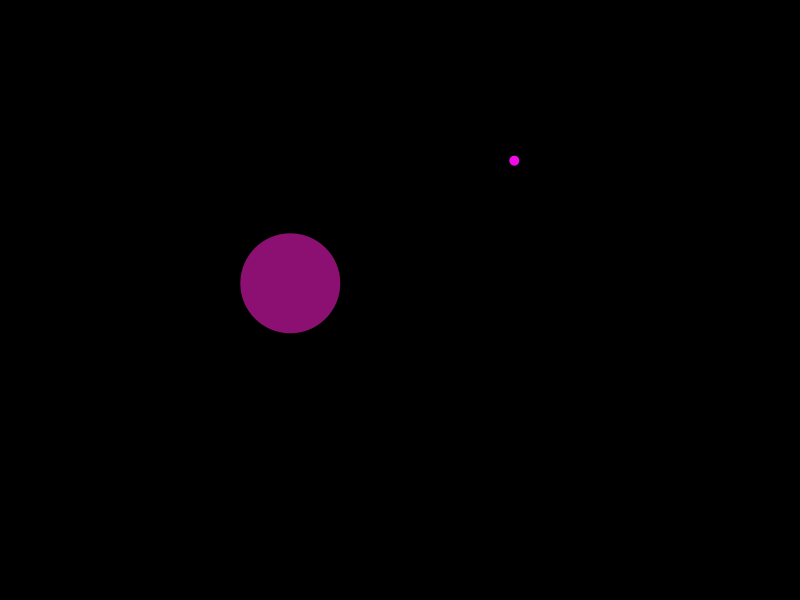
Frame 1 (no input)
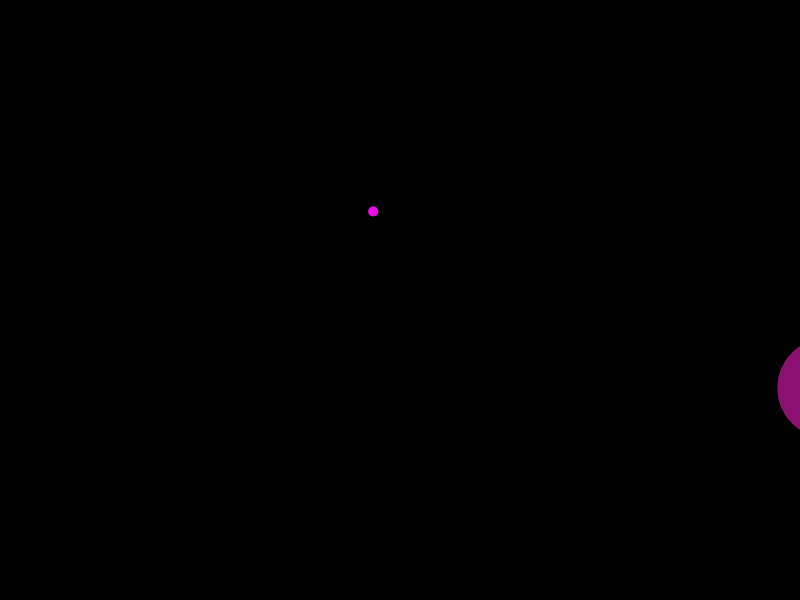
Frame 60 (the mouse pressed at the canvas centre just before this capture)
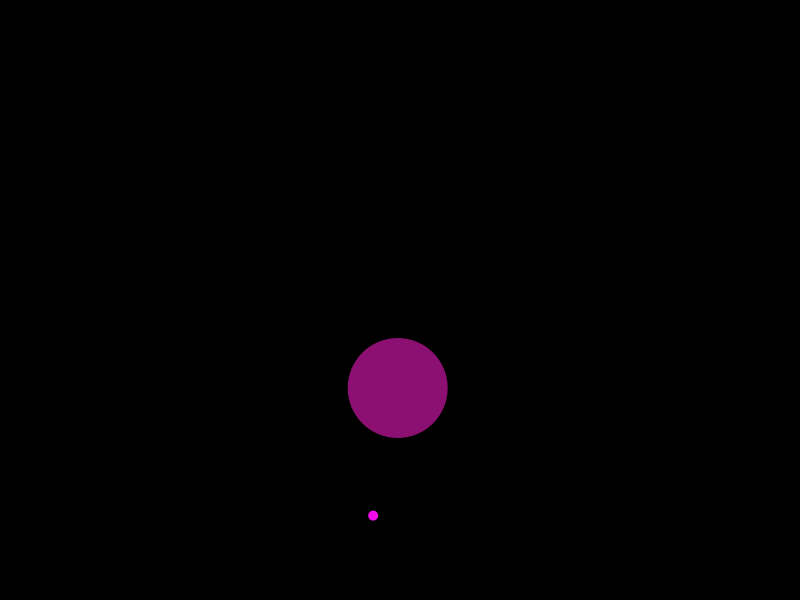
Frame 120 (the mouse held since frame 60 and released just before this capture)

The Processing sketch that drew these frames (run headless with seeded random() and noise(); from frame 60 on, the mouse is pressed at the canvas centre):

// Processing sketch: BouncyBallOOP
// ── BouncyBallOOP.pde
Ball b;                //declare a new Ball called b
Ball b2;
void setup() {
  size(800, 600);
  b = new Ball(10);      //initialize b as a new object of the Ball class
  b2 = new Ball(100);
}

void draw() {
  background(0);
  b.display(); //call b's display() method
  b2.display();//call b2's diplay() method
  b.move();//call b's move() method
  b2.move();//call b2's move() method
  b.bounce();//call b's bounce() method
  b2.bounce();//call b2's bouncehod
}
// ── Ball.pde
class Ball {
 //declaring all information (fields) contained within the Ball class
  PVector loc, vel;
  int diam;
  color c;


//this is a constructor. you can have more than one constructor for a given class
  Ball() {
    diam = 100;
    loc = new PVector(random(diam, width-diam), random(diam, height-diam));
    vel = PVector.random2D();
    vel.mult(150);
    c = color(random(255), random(50), random(100, 255));
  }
  Ball(int NewDiam) {
    diam = NewDiam;  
    loc = new PVector(random(diam, width-diam), random(diam, height-diam));
    vel = PVector.random2D();
    vel.mult(150);
    c = color(random(255), random(50), random(100, 255));
  }
 //after declaring fields and setting up constructors, you can define your methods
  void display() {
    fill(c);
    noStroke();
    ellipse(loc.x, loc.y, diam, diam);
  }

  void move() {
    loc.add(vel);
  }
  void bounce() {
    if(loc.x >= width-50) {
      vel.x*=(-1);
    }
    if(loc.x <= 0+50) {
      vel.x*=(-1);
    }
    if(loc.y >= height-50) {
      vel.y*=(-1);      
    }
    if(loc.y <= 0+50) {
      vel.y*=(-1);      
    }  
  }
}
